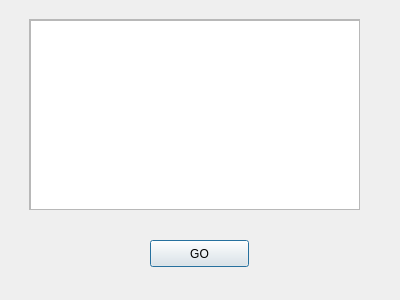
<?xml version="1.0" encoding="UTF-8"?>
<ui version="4.0">
 <class>BookmarkDialog</class>
 <widget class="QDialog" name="BookmarkDialog">
  <property name="geometry">
   <rect>
    <x>0</x>
    <y>0</y>
    <width>400</width>
    <height>300</height>
   </rect>
  </property>
  <property name="windowTitle">
   <string>Bookmarks</string>
  </property>
  <widget class="QScrollArea" name="scrollArea">
   <property name="geometry">
    <rect>
     <x>29</x>
     <y>19</y>
     <width>331</width>
     <height>191</height>
    </rect>
   </property>
   <property name="widgetResizable">
    <bool>true</bool>
   </property>
   <widget class="QWidget" name="scrollAreaWidgetContents">
    <property name="geometry">
     <rect>
      <x>0</x>
      <y>0</y>
      <width>329</width>
      <height>189</height>
     </rect>
    </property>
    <widget class="QListView" name="bookmarkView">
     <property name="geometry">
      <rect>
       <x>0</x>
       <y>0</y>
       <width>331</width>
       <height>192</height>
      </rect>
     </property>
    </widget>
   </widget>
  </widget>
  <widget class="QPushButton" name="bookmarkButton">
   <property name="geometry">
    <rect>
     <x>150</x>
     <y>240</y>
     <width>99</width>
     <height>27</height>
    </rect>
   </property>
   <property name="text">
    <string>GO</string>
   </property>
  </widget>
 </widget>
 <resources/>
 <connections/>
</ui>
